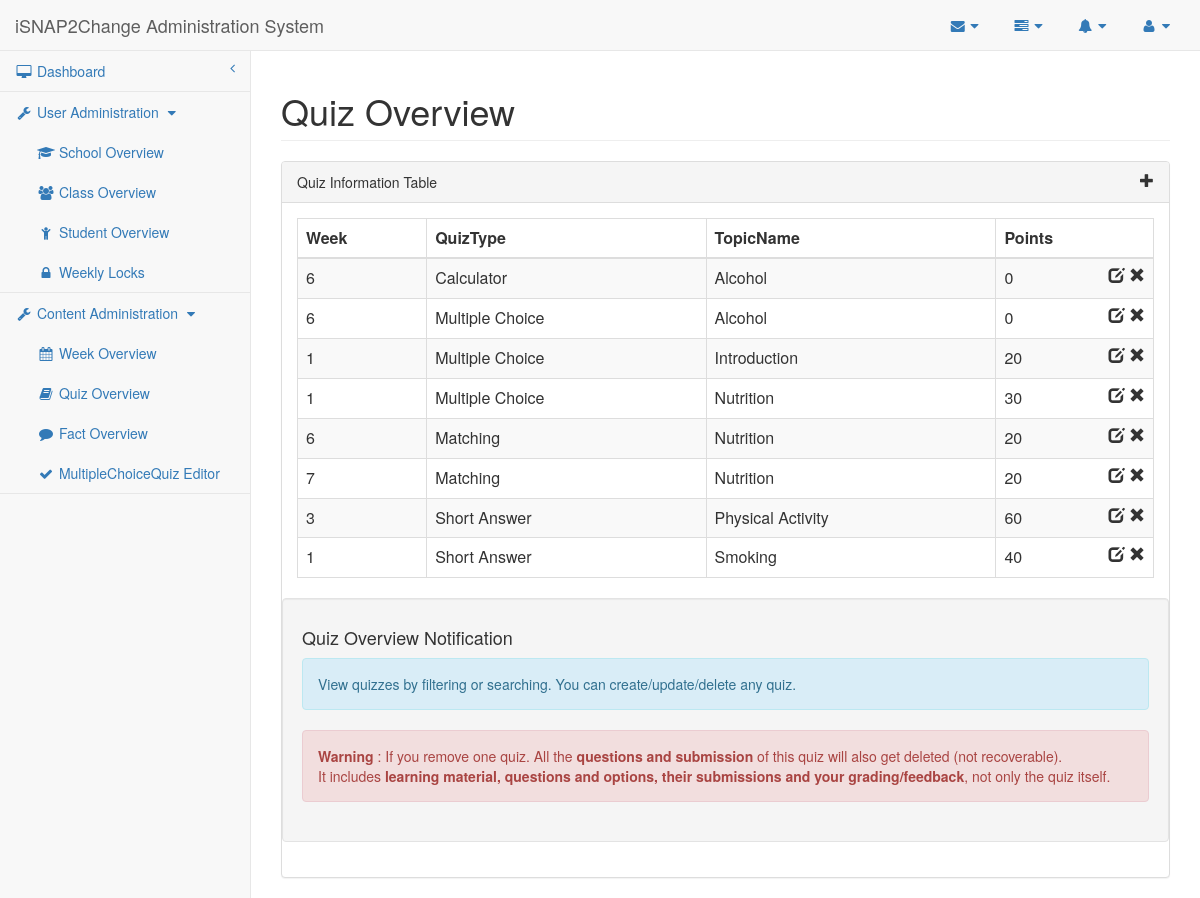
/isnap2change/researcher/quiz.php, run on the app's committed database.
### tables this page shows
CREATE TABLE IF NOT EXISTS `Quiz` (
    QuizID MEDIUMINT AUTO_INCREMENT,
    Week TINYINT,
    QuizType ENUM('MCQ', 'SAQ', 'Matching', 'Calculator', 'Poster'),    
    TopicID MEDIUMINT,
    CONSTRAINT Quiz_QuizID_PK PRIMARY KEY (QuizID),
    CONSTRAINT Quiz_TopicID_FK FOREIGN KEY (TopicID)
        REFERENCES Topic (TopicID)
        ON DELETE CASCADE ON UPDATE CASCADE
);

CREATE TABLE IF NOT EXISTS `Topic` (
    TopicID MEDIUMINT AUTO_INCREMENT,
    TopicName VARCHAR(190) UNIQUE,
    CONSTRAINT Topic_TopicID_PK PRIMARY KEY (TopicID)
);

### isnap2change/researcher/get-quiz-points.php (called while the page is built, shortened)
<?php
    function getQuizPoints($quizid){
        $pointsBySection = array('MCQ', 'Matching', 'Calculator', 'Poster');
        $pointsByQuestion = array('SAQ');
        $conn = db_connect();
        $quizTypeSql = "SELECT QuizType
        FROM Quiz WHERE QuizID = ?";
        $quizTypeQuery = $conn->prepare($quizTypeSql);
        $quizTypeQuery->execute(array($quizid));
        $quizTypeResult = $quizTypeQuery->fetch(PDO::FETCH_OBJ);
        $quizType = $quizTypeResult->QuizType;
        if(in_array($quizType, $pointsBySection)){
            $pointsSql = "SELECT Points FROM Quiz NATURAL JOIN (SELECT QuizID, Points FROM MCQ_Section AS MCQPoints UNION SELECT QuizID , Points FROM Matching_Section AS MatchingPoints) AS QuizPoints WHERE QuizID = ?";
            $pointsQuery = $conn->prepare($pointsSql);
            $pointsQuery->execute(array($quizid));
            $pointsResult = $pointsQuery->fetch(PDO::FETCH_OBJ);
            if($pointsResult != null)
                $points = $pointsResult->Points;
            else $points = 0;
        } else if(in_array($quizType, $pointsByQuestion)){
            $pointsSql = "SELECT SUM(Points) AS SumPoints FROM Quiz NATURAL JOIN SAQ_Section NATURAL JOIN SAQ_Question WHERE QuizID = ?";
            $pointsQuery = $conn->prepare($pointsSql);
            $pointsQuery->execute(array($quizid));
            $pointsResult = $pointsQuery->fetch(PDO::FETCH_OBJ);
            $points = $pointsResult->SumPoints;
        }
        return $points;
    }
?>

### isnap2change/researcher/quiz.php (the view, shortened to what this page needs)
<?php
    require_once("/get-quiz-points.php");
    $conn = db_connect();
    $columnName = array('QuizID','Week','QuizType','TopicName','Points');
    $quizSql = "SELECT QuizID, Week, QuizType, TopicName
               FROM Quiz NATURAL JOIN Topic";
    $quizQuery = $conn->prepare($quizSql);
    $quizQuery->execute();
    $quizResult = $quizQuery->fetchAll(PDO::FETCH_OBJ);
?>
<!DOCTYPE html>
<html lang="en">
<head>
    <link href="../bower_components/bootstrap/dist/css/bootstrap.min.css" rel="stylesheet">
    <link href="../bower_components/metisMenu/dist/metisMenu.min.css" rel="stylesheet">
    <link href="../bower_components/datatables-plugins/integration/bootstrap/3/dataTables.bootstrap.css" rel="stylesheet">
    <link href="../dist/css/sb-admin-2.css" rel="stylesheet">
    <link href="../bower_components/font-awesome/css/font-awesome.min.css" rel="stylesheet" type="text/css">
</head>
<body>
    <div id="wrapper">
        <div w3-include-html="navigation.html"></div>
        <div id="page-wrapper">
            <div class="row">
                <div class="col-lg-12">
                    <h1 class="page-header">Quiz Overview</h1>
                </div>
            </div>
            <div class="row">
                <div class="col-lg-12">
                    <div class="panel panel-default">
                        <div class="panel-heading">
                            Quiz Information Table <span class="glyphicon glyphicon-plus pull-right" data-toggle="modal" data-target="#dialog"></span>
                        </div>
                        <div class="panel-body">
                            <div class="dataTable_wrapper">
                                <table class="table table-striped table-bordered table-hover" id="datatables">
                                    <thead>
                                        <tr>
                                        <?php for($i=0; $i<count($columnName); $i++) {
                                            if ($i==0){?>
                                            <th style="display:none"><?php echo $columnName[$i]; ?></th>
                                            <?php } else {?>
                                            <th><?php echo $columnName[$i]; ?></th>
                                        <?php }
                                        }?>
                                        </tr>
                                    </thead>
                                    <tbody>
                                    <?php for($i=0; $i<count($quizResult); $i++) {?>
                                        <tr class="<?php if($i % 2 == 0){echo "odd";} else {echo "even";} ?>">
                                            <td><?php echo $quizResult[$i]->Week ?></td>
                                            <td><?php if($quizResult[$i]->QuizType=='MCQ') {echo 'Multiple Choice';} else if($quizResult[$i]->QuizType=='SAQ') {echo 'Short Answer';} else {echo $quizResult[$i]->QuizType;} ?></a></td>
                                            <td><?php echo $quizResult[$i]->TopicName ?></td>
                                            <td><?php echo getQuizPoints($quizResult[$i]->QuizID); ?><span class="glyphicon glyphicon-remove pull-right" aria-hidden="true"></span><span class="pull-right" aria-hidden="true">&nbsp;</span><span class="glyphicon glyphicon-edit pull-right" data-toggle="modal" data-target="#dialog" aria-hidden="true"></span></td>
                                        </tr>
                                    <?php } ?>
                                    </tbody>
                                </table>
                            </div>
                            <div class="well row">
                                <h4>Quiz Overview Notification</h4>
                                <div class="alert alert-info">
                                    <p>View quizzes by filtering or searching. You can create/update/delete any quiz.</p>
                                </div>
                                <div class="alert alert-danger">
                                    <p><strong>Warning</strong> : If you remove one quiz. All the <strong>questions and submission</strong> of this quiz will also get deleted (not recoverable).</p> It includes <strong>learning material, questions and options, their submissions and your grading/feedback</strong>, not only the quiz itself.
                                </div>
                            </div>
                        </div>
                    </div>
                </div>
            </div>
        </div>
    </div>
</body>
</html>

### data on the page
quiz: Week "6", QuizType "Calculator", TopicID.TopicName "Alcohol", QuizID "0"
quiz: Week "6", QuizType "Multiple Choice", TopicID.TopicName "Alcohol", QuizID "0"
quiz: Week "1", QuizType "Multiple Choice", TopicID.TopicName "Introduction", QuizID "20"
quiz: Week "1", QuizType "Multiple Choice", TopicID.TopicName "Nutrition", QuizID "30"
quiz: Week "6", QuizType "Matching", TopicID.TopicName "Nutrition", QuizID "20"
quiz: Week "7", QuizType "Matching", TopicID.TopicName "Nutrition", QuizID "20"
quiz: Week "3", QuizType "Short Answer", TopicID.TopicName "Physical Activity", QuizID "60"
quiz: Week "1", QuizType "Short Answer", TopicID.TopicName "Smoking", QuizID "40"

### other printed values
$columnName[$i] "Week"
$columnName[$i] "QuizType"
$columnName[$i] "TopicName"
$columnName[$i] "Points"
